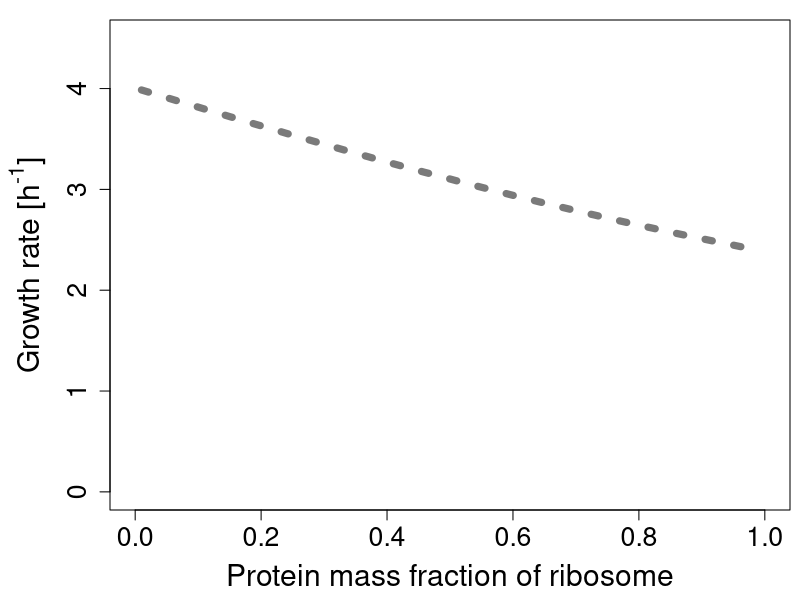
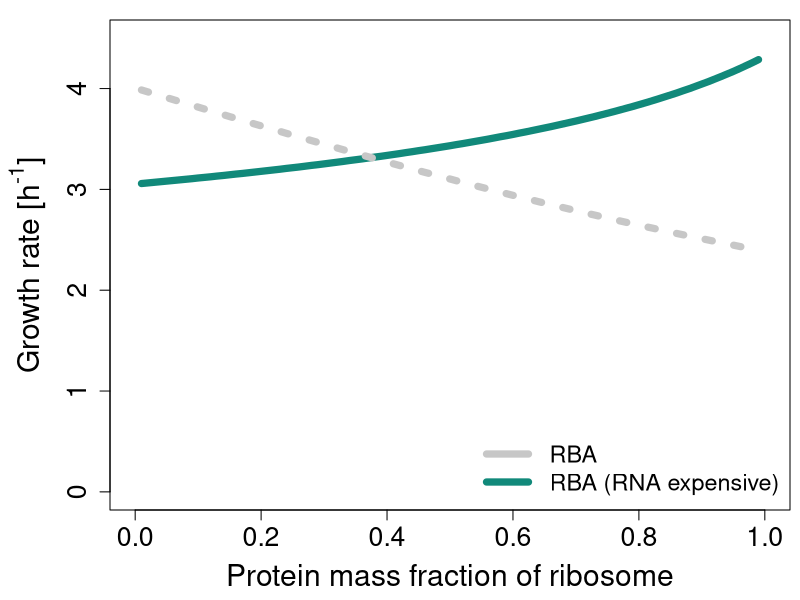
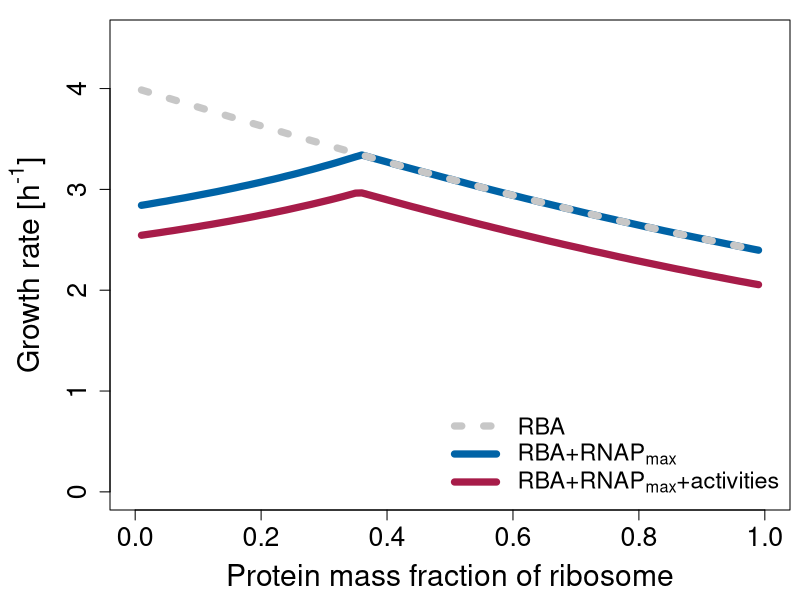
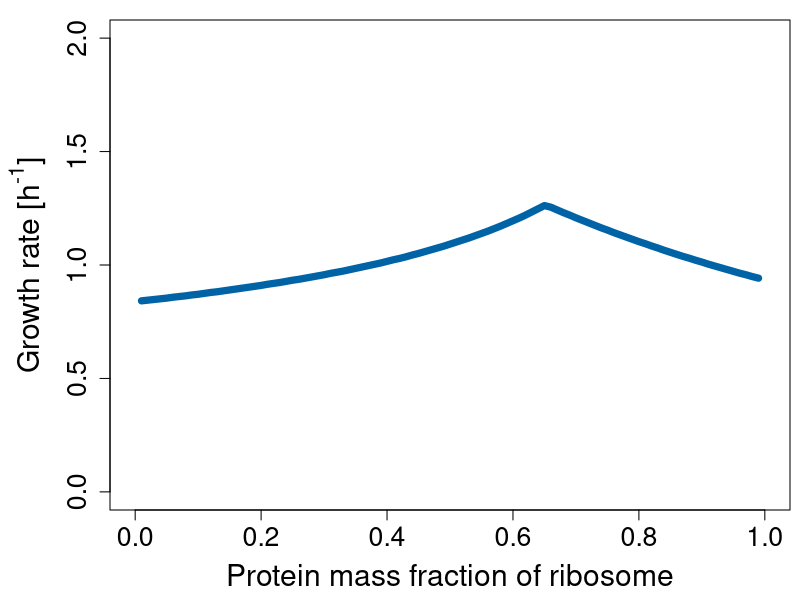
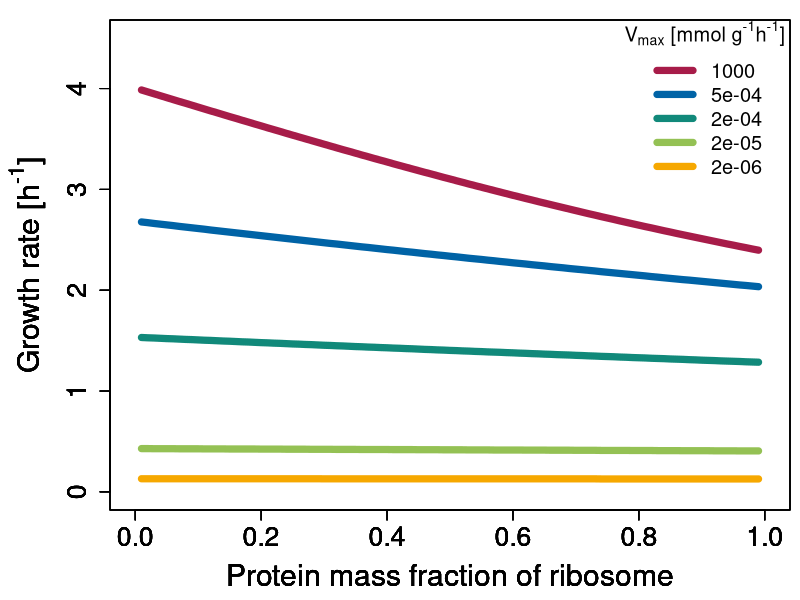

Generate these figures, in order, with R:
setwd("~/RiboComp")

RBA <- read.csv("data/00_RBA.csv", row.names = 1)
RBA_reverse <- read.csv("data/01_RBA_reverse.csv", row.names = 1)
RNAPmax <- read.csv("data/02_RNAPmax.csv")
RNAPmax_act <- read.csv("data/03_RNAPmax_act.csv")
RNAPmax_arch <- read.csv("data/04_RNAPmax_arch.csv")
vmax <- read.csv("data/09_vmax.csv")

lwd <- 7
fig_size <- c(18,13)
leg_size <- 1.4
cex_labs <- 1.8
cex_axis <- 1.6
ylim <- c(0,4.5)
xlim <- c(0,1)

uni_blue <- "#0063a6"
uni_red <- "#a71c49"
uni_teal <- "#11897a"
uni_green <- "#94c154"
uni_yellow <- "#f6a800"

xlab <- "Protein mass fraction of ribosome"
ylab <- expression(paste("Growth rate [h"^"-1"*"]"))
#ylab = expression(paste("Normalized growth rate ("*mu*"/"*mu[max]*")")),


#----RBA only--------------------------------------------------------------#####
png(filename = "plots/RBA.png", type="cairo", units="cm", 
    width=fig_size[1], height=fig_size[2], res=300)

par(mar = c(4.5,5.5,1,0.5))
plot(RBA$x, RBA$mu,
     ylim = ylim, xlim = xlim, type = "l", lty = 3,
     xlab = xlab, ylab = ylab,
     cex.axis = cex_axis, cex.lab = cex_labs, lwd = lwd, col = "grey48")
dev.off()



#----RBA reverse-----------------------------------------------------------#####
png(filename = "plots/RBA_reverse.png", type="cairo", units="cm", 
    width=fig_size[1], height=fig_size[2], res=300)

par(mar = c(4.5,5.5,1,0.5))
plot(RBA_reverse$x, RBA_reverse$mu,
     ylim = ylim, xlim = xlim, type = "l", lty = 1,
     xlab = xlab, ylab = ylab,
     cex.axis = cex_axis, cex.lab = cex_labs, 
     lwd = lwd,  col = uni_teal)

par(new = TRUE)
plot(RBA$x, RBA$mu,
     ylim = ylim, xlim = xlim, type = "l",  lty = 3,
     xlab = NA, ylab = NA, axes = FALSE,
     lwd = lwd, col = "grey78")

par(new = FALSE)
legend("bottomright", legend = c("RBA", "RBA (RNA expensive)"), lty = c(1,1), lwd = lwd,
       col = c("grey78", uni_teal), bty = "n", cex = leg_size)
dev.off()



#----RBA vs RNA+RNAPmax----------------------------------------------------#####
png(filename = "plots/RNAPmax.png", type="cairo", units="cm", 
    width=fig_size[1], height=fig_size[2], res=300)
par(mar = c(4.5,5.5,1,0.5))

plot(RNAPmax$x, RNAPmax$mu,
     ylim = ylim, xlim = xlim, type = "l", lty = 1,
     xlab = xlab, ylab = ylab,
     cex.axis = cex_axis, cex.lab = cex_labs, 
     lwd = lwd, col = uni_blue)
par(new = TRUE)

plot(RNAPmax_act$x, RNAPmax_act$mu,
     ylim = ylim, xlim = xlim, type = "l", lty = 1,
     xlab = NA, ylab = NA, axes = FALSE,
     lwd = lwd, col = uni_red)
par(new = TRUE)

plot(RBA$x, RBA$mu,
     ylim = ylim, xlim = xlim, type = "l", lty = 3,
     xlab = NA, ylab = NA, axes = FALSE,
     lwd = lwd, col = "grey78")

par(new = FALSE)

my.expressions <-c(as.expression(bquote("RBA")),
                   as.expression(bquote("RBA+RNAP"["max"])),
                   as.expression(bquote("RBA+RNAP"["max"]*"+activities")))

legend("bottomright", legend = my.expressions, lty = c(3,1,1), lwd = lwd,
       col = c("grey78", uni_blue, uni_red), bty = "n", cex = leg_size)

dev.off()



#----Archaea---------------------------------------------------------------#####
png(filename = "plots/RNAPmax_arch.png", type="cairo", units="cm", 
    width=fig_size[1], height=fig_size[2], res=300)

par(mar = c(4.5,5.5,1,0.5))
plot(RNAPmax_arch$x, RNAPmax_arch$mu,
     ylim = c(0,2), xlim = xlim, type = "l",
     xlab = xlab, ylab = ylab,
     cex.axis = cex_axis, cex.lab = cex_labs, lwd = lwd, col = uni_blue)

dev.off()



#----Vmax------------------------------------------------------------------#####
cols <- c(uni_red, uni_blue, uni_teal, uni_green, uni_yellow)
vmaxes <- unique(vmax$vmax)

png(filename = "plots/RBA_vmax.png", type="cairo", units="cm", 
    width=fig_size[1], height=fig_size[2], res=300)

par(mar = c(4.5,5.5,1,0.5))
for(v in 1:length(vmaxes)){
  one_vmax <- vmax[vmax$vmax == vmaxes[v],]
  plot(one_vmax$x, one_vmax$mu,
       ylim = ylim, xlim = xlim, type = "l", lty = 1,
       xlab = xlab, ylab = ylab,
       cex.axis = cex_axis, cex.lab = cex_labs, lwd = lwd, 
       col = cols[v])
  par(new=TRUE)
}
par(new=FALSE)
legend("topright", legend = vmaxes, lty = rep(1,5), lwd = lwd,
       col = cols, bty = "n", cex = 1.2, 
       title = as.expression(bquote("V"["max"]*" [mmol g"^"-1"*"h"^"-1"*"]")))

dev.off()


#----Print max growth rates------------------------------------------------#####

print(paste0("Max. growth rate RBA (", max(RBA$mu),") reached at RP fraction: ", 
            RBA$x[which.max(RBA$mu)]))
print(paste0("Max. growth rate RBA+RNAPmax (", max(RNAPmax$mu),") reached at RP fraction: ", 
            RNAPmax$x[which.max(RNAPmax$mu)]))
print(paste0("Max. growth rate RBA+RNAPmax+activities (", max(RNAPmax_act$mu),") reached at RP fraction: ", 
            RNAPmax_act$x[which.max(RNAPmax_act$mu)]))
print(paste0("Maximum growth rate Archaea (", max(RNAPmax_arch$mu),") reached at RP fraction: ", 
            RNAPmax_arch$x[which.max(RNAPmax_arch$mu)]))

